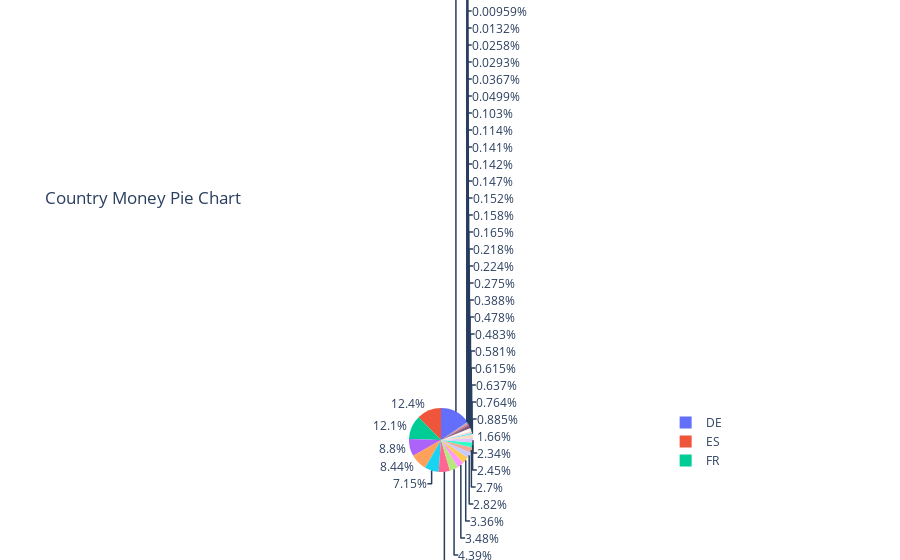

Write notebook code for a chart like this one.
### Code cell
# Convert the series to a dataframe
country_money_df = country_money.reset_index()
country_money_df.columns = ['Country', 'Money']

# Create a pie chart
fig = px.pie(country_money_df, values='Money', names='Country', title='Country Money Pie Chart')

# Display the pie chart
fig.show()

### Figure 1 — Plotly figure (JSON) as saved in the notebook; plotly's stock layout.template omitted (floating-point values rounded to 4 significant figures)
{"data": [{"domain": {"x": [0, 1], "y": [0, 1]}, "hovertemplate": "Country=%{label}<br>Money=%{value}<extra></extra>", "labels": ["AM", "AT", "AU", "BA", "BE", "BG", "CH", "CY", "CZ", "DE", "DK", "EE", "EL", "ES", "FI", "FO", "FR", "GH", "HR", "HU", "IE", "IL", "IS", "IT", "KE", "LT", "LU", "LV", "ME", "MK", "MT", "NG", "NL", "NO", "PL", "PT", "RO", "RS", "SE", "SI", "SK", "TN", "TR", "UA", "UK", "ZA"], "legendgroup": "", "name": "", "showlegend": true, "type": "pie", "values": [0.01316, 3.359, 0.004513, 0.009592, 7.147, 0.2183, 0.1029, 0.5813, 0.8847, 15.43, 2.699, 0.4776, 5.66, 12.37, 3.478, 0.04987, 12.09, 0.008975, 0.158, 0.2239, 2.449, 1.659, 0.1521, 8.799, 0.007529, 0.1647, 0.6149, 0.1137, 0.004495, 0.002003, 0.03666, 0.0293, 8.438, 4.394, 0.7644, 2.34, 0.2754, 0.1465, 2.821, 0.4826, 0.1421, 0.02583, 0.3875, 0.006801, 0.6367, 0.1409]}], "layout": {"legend": {"tracegroupgap": 0}, "title": {"text": "Country Money Pie Chart"}}}
